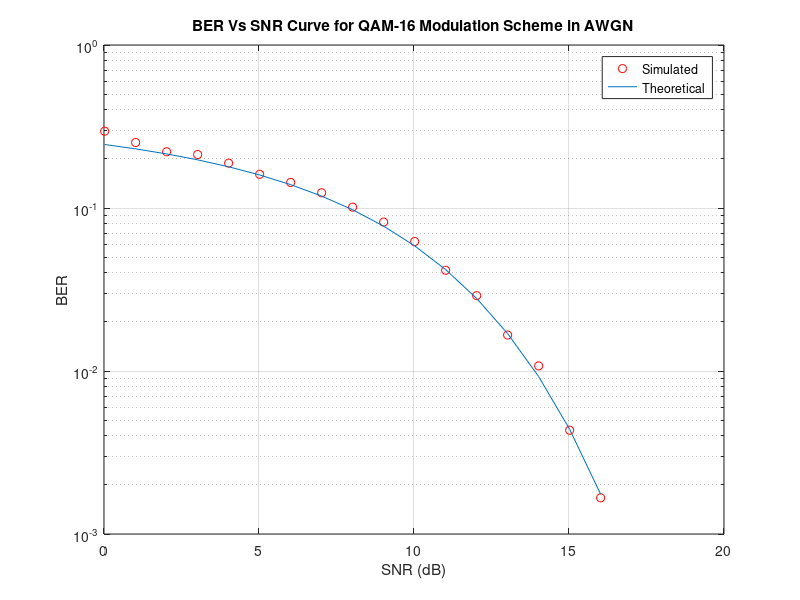
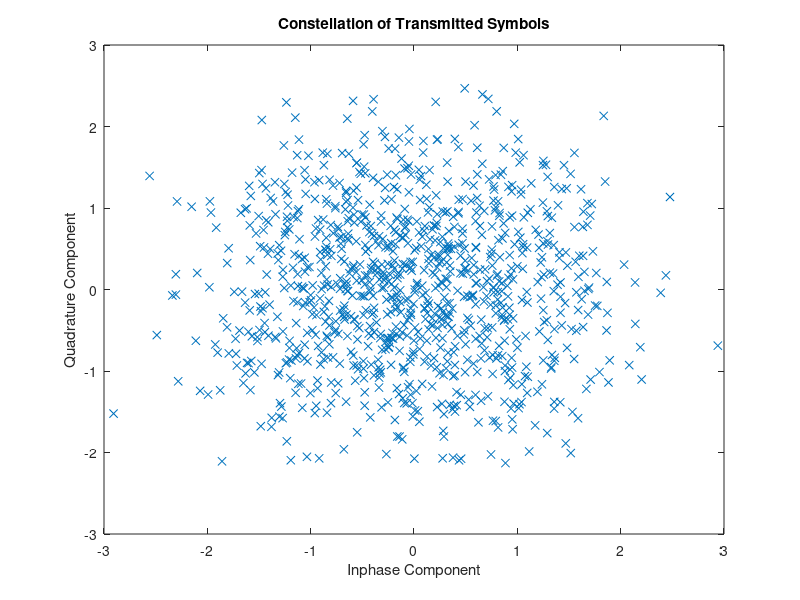
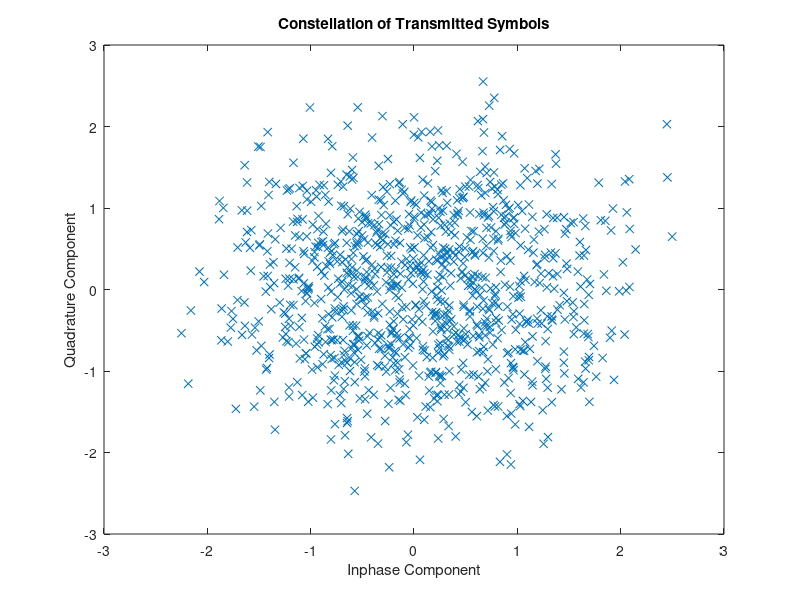
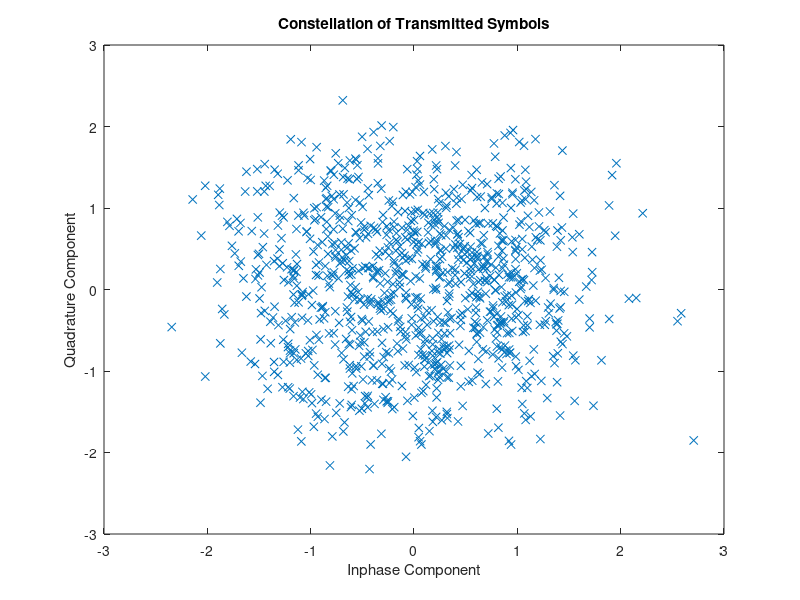

Recreate these plots in MATLAB, in order.
% Clear all the previously used variables and close all figures
clear all;
close all;
 
format long;
% Frame Length 'Should be multiple of four or else padding is needed'
bit_count = 4*1000;
% Range of SNR over which to simulate 
Eb_No = -6: 1: 10;
% Convert Eb/No values to channel SNR
% Consult BERNARD SKLAR'S book 'Digital Communications, Principles 
% and Applications'.
SNR = Eb_No + 10*log10(4);
% Start the main calculation loop
for aa = 1: 1: length(SNR)
    
    % Initiate variables
    T_Errors = 0;
    T_bits = 0;
    
    % Keep going until you get 100 errors
    while T_Errors < 100
    
        % Generate some random bits
        uncoded_bits  = round(rand(1,bit_count));
        % Split the stream into 4 substreams
        B = reshape(uncoded_bits,4,length(uncoded_bits)/4);
        B1 = B(1,:);
        B2 = B(2,:);
        B3 = B(3,:);
        B4 = B(4,:);
        
        % 16-QAM modulator
        % normalizing factor
        a = sqrt(1/10);
        % bit mapping
        tx = a*(-2*(B3-0.5).*(3-2*B4)-j*2*(B1-0.5).*(3-2*B2));
        
        % Noise variance
        N0 = 1/10^(SNR(aa)/10);
        % Send over Gaussian Link to the receiver
        rx = tx + sqrt(N0/2)*(randn(1,length(tx))+i*randn(1,length(tx)));
        
%---------------------------------------------------------------
        % 16-QAM demodulator at the Receiver
        a = 1/sqrt(10);
        B5 = imag(rx)<0;
        B6 = (imag(rx)<2*a) & (imag(rx)>-2*a);
        B7 = real(rx)<0;
        B8 = (real(rx)<2*a) & (real(rx)>-2*a);
        
        % Merge into single stream again
        temp = [B5;B6;B7;B8];
        B_hat = reshape(temp,1,4*length(temp));
    
        % Calculate Bit Errors
        diff =  uncoded_bits - B_hat ;
        T_Errors = T_Errors + sum(abs(diff));
        T_bits = T_bits + length(uncoded_bits);
        
    end
    % Calculate Bit Error Rate
    BER(aa) = T_Errors / T_bits;
    disp(sprintf('bit error probability = %f',BER(aa)));
    
    % Plot the received Symbol Constellation
    figure;
    grid on;
    plot(rx,'x');
    xlabel('Inphase Component');
    ylabel('Quadrature Component');
    title('Constellation of Transmitted Symbols');
end
  
%------------------------------------------------------------
% Finally plot the BER Vs. SNR(dB) Curve on logarithmic scale 
% BER through Simulation
figure(1);
semilogy(SNR,BER,'or');
hold on;
grid on
title('BER Vs SNR Curve for QAM-16 Modulation Scheme in AWGN');
xlabel('SNR (dB)'); ylabel('BER')
% Theoretical BER
theoryBer = (1/4)*3/2*erfc(sqrt(4*0.1*(10.^(Eb_No/10))));
semilogy(SNR,theoryBer);
hold off;
legend('Simulated','Theoretical');
